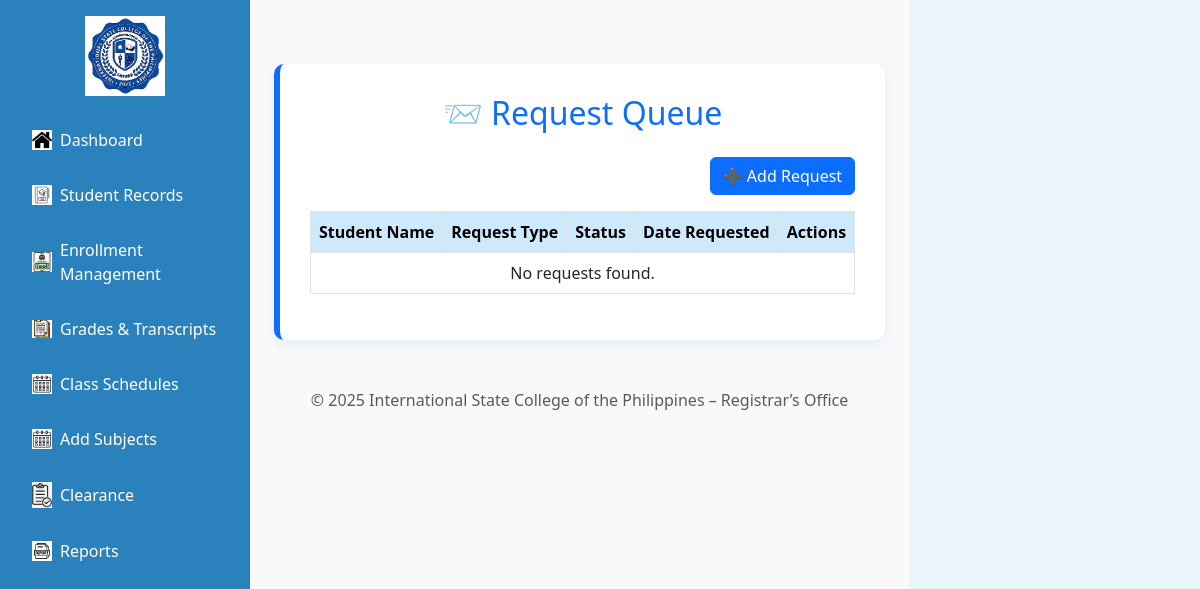
The app's page /Registrar/registrar.php?page=request_queue, older data.
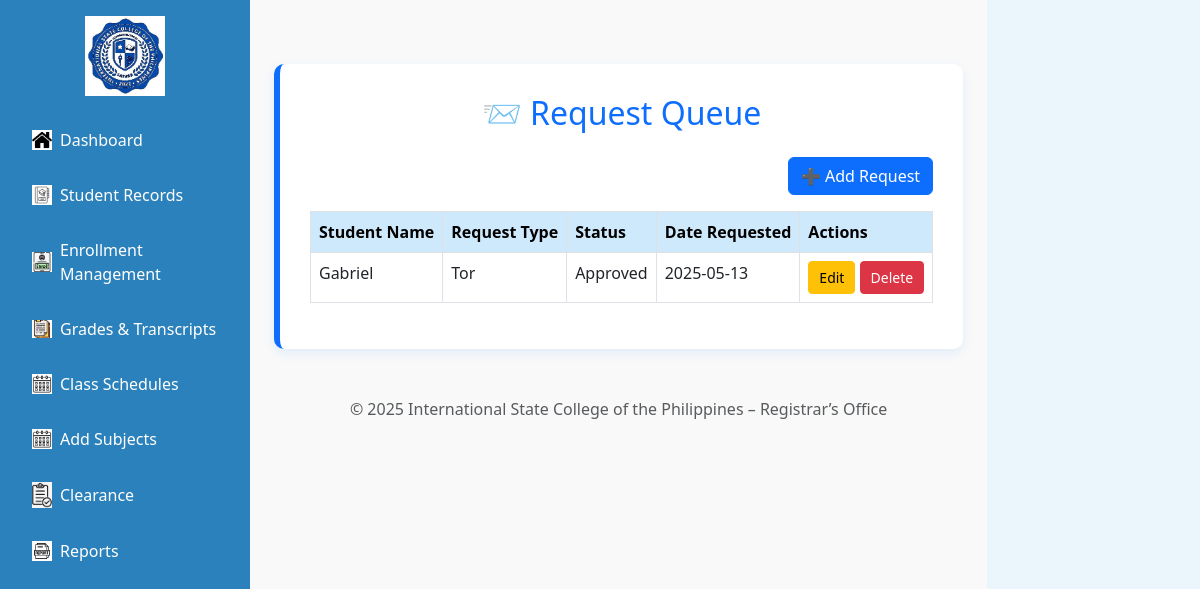
The same page, newer data.
### tables this page shows
CREATE TABLE `requests` (
  `id` int(11) NOT NULL,
  `student_name` varchar(255) DEFAULT NULL,
  `request_type` varchar(100) DEFAULT NULL,
  `status` enum('Pending','Approved','Rejected') DEFAULT 'Pending',
  `date_requested` date DEFAULT NULL
);

### Registrar/pages/request_queue.php (the view, shortened to what this page needs)
<?php
$conn = new mysqli("localhost", "root", "", "iscpdb");
$requests = $conn->query("SELECT * FROM requests ORDER BY date_requested DESC");
?>
<!DOCTYPE html>
<html>
<head>
    <link href="https://cdn.jsdelivr.net/npm/bootstrap@5.3.0/dist/css/bootstrap.min.css" rel="stylesheet">
</head>
<body>
<div class="container">
    <h2>📨 Request Queue</h2>
    <div class="d-flex justify-content-end mb-3">
        <a href="pages/add_request.php" class="btn btn-primary">➕ Add Request</a>
    </div>
    <table class="table table-bordered table-hover">
        <thead class="table-light">
            <tr>
                <th>Student Name</th>
                <th>Request Type</th>
                <th>Status</th>
                <th>Date Requested</th>
                <th>Actions</th>
            </tr>
        </thead>
        <tbody>
            <?php if ($requests->num_rows > 0): ?>
                <?php while ($row = $requests->fetch_assoc()): ?>
                    <tr>
                        <td><?= htmlspecialchars($row['student_name']) ?></td>
                        <td><?= htmlspecialchars($row['request_type']) ?></td>
                        <td><?= htmlspecialchars($row['status']) ?></td>
                        <td><?= $row['date_requested'] ?></td>
                        <td>
                            <a href="pages/edit_request.php?id=<?= $row['id'] ?>" class="btn btn-sm btn-warning">Edit</a>
                            <a href="registrar.php?page=request_queue&delete=<?= $row['id'] ?>" class="btn btn-sm btn-danger" onclick="return confirm('Delete this request?')">Delete</a>
                        </td>
                    </tr>
                <?php endwhile; ?>
            <?php else: ?>
                <tr><td colspan="6" class="text-center">No requests found.</td></tr>
            <?php endif; ?>
        </tbody>
    </table>
</div>
</body>
</html>

Row changes from the older to the newer data that the page shows:
added requests: student_name "Gabriel", request_type "Tor", status "Approved", date_requested "2025-05-13"
Text that changed along with them:
text no longer shown: "No requests found."
